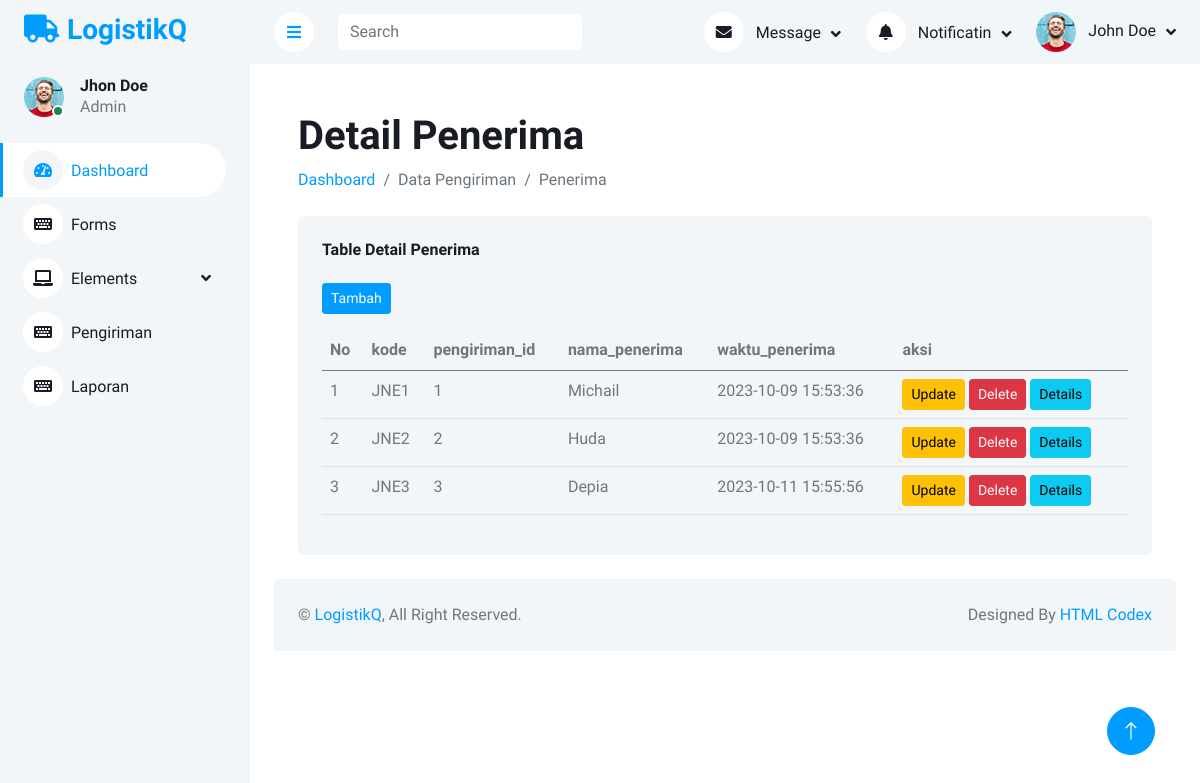
The page /LogistikQ/index.php?url=Pages/detail_penerima/dtdetail_penerima on the database as committed earlier.
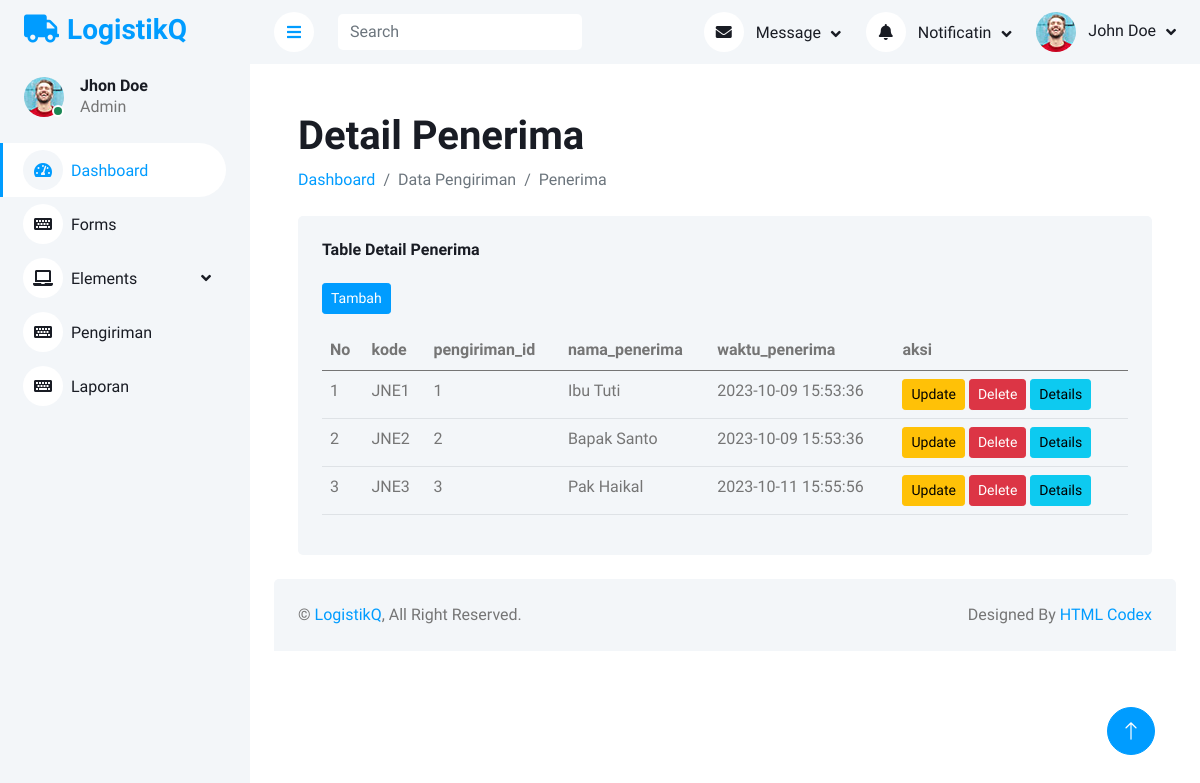
The same page on the database as committed later.
### tables this page shows
CREATE TABLE `detail_penerimaan` (
  `id` int(11) NOT NULL,
  `kode` varchar(45) NOT NULL,
  `pengiriman_id` int(11) NOT NULL,
  `nama_penerima` varchar(45) NOT NULL,
  `waktu_penerima` datetime NOT NULL
);

### LogistikQ/models/detail_penerima.php (called while the page is built, shortened)
<?php
class detail_penerimaan
{
    private $koneksi;
    public function __construct()
    {
        global $dbh;
        $this->koneksi = $dbh;
    }
    public function datadetail_penerimaan()
    {
        $sql = "SELECT * FROM detail_penerimaan";
        $ps = $this->koneksi->prepare($sql);
        $ps->execute();
        $rs = $ps->fetchALL();
        return $rs;
    }
}

### LogistikQ/Pages/detail_penerima/dtdetail_penerima.php (the view, shortened to what this page needs)
<?php
$model = new detail_penerimaan();
$data_detail_penerimaan = $model->datadetail_penerimaan();
?>
<div class="container-fluid pt-4 px-4">
    <h1 class="mt-4">Detail Penerima</h1>
    <ol class="breadcrumb mb-4">
        <li class="breadcrumb-item"><a href="index.php?url=dashboard">Dashboard</a></li>
        <li class="breadcrumb-item active">Data Pengiriman</li>
        <li class="breadcrumb-item active">Penerima</li>
    </ol>
    <div class="row g-4">
        <div class="col-12">
            <div class="bg-light rounded h-100 p-4">
                <h6 class="mb-4">Table Detail Penerima</h6>
                <a href="index.php?url=Pages/detail_penerima/detail_penerima_form">
                    <button class="btn btn-sm btn-primary mb-3">Tambah</button></a>
                <div class="table-responsive">
                    <table id="datapegawai" class="table">
                        <thead>
                            <tr>
                                <th class="text-bold" scope="col">No</th>
                                <th class="text-bold" scope="col">kode</th>
                                <th class="text-bold" scope="col">pengiriman_id</th>
                                <th class="text-bold" scope="col">nama_penerima</th>
                                <th class="text-bold" scope="col">waktu_penerima</th>
                                <th class="text-bold" scope="col">aksi</th>
                            </tr>
                        </thead>
                        <tbody>
                            <?php $id = 1; ?>
                            <?php foreach ($data_detail_penerimaan as $row): ?>
                                <tr>
                                    <td>
                                        <?= $id; ?>
                                    </td>
                                    <td>
                                        <?= $row['kode']; ?>
                                    </td>
                                    <td>
                                        <?= $row['pengiriman_id']; ?>
                                    </td>
                                    <td>
                                        <?= $row['nama_penerima']; ?>
                                    </td>
                                    <td>
                                        <?= $row['waktu_penerima']; ?>
                                    </td>
                                    <td>
                                        <form action="Pages/detail_penerima/detail_penerimacontroller.php" method="POST">
                                            <a href="index.php?url=Pages/detail_penerima/detail_penerima_form&idedit=<?= $row['id'] ?>">
                                                <button type="button" class="btn btn-warning btn-sm">Update</button>
                                            </a>
                                            <button type="submit" class="btn btn-danger btn-sm" name="proses" value="hapus"
                                            onclick="return confirm('Apakah anda yakin ingin menghapusnya?')">Delete</button>
                                            <a href="index.php?url=Pages/detail_penerima/penerimaan&id=<?= $row['id'] ?>">
                                                <button type="button" class="btn btn-info btn-sm">Details</button>
                                            </a>
                                        </form>
                                    </td>
                                </tr>
                                <?php $id++; ?>
                            <?php endforeach; ?>
                        </tbody>
                    </table>
                </div>
            </div>
        </div>
    </div>
</div>

Rows that differ between the two databases and show on the page:
changed detail_penerimaan "JNE1": nama_penerima "Michail" → "Ibu Tuti"
changed detail_penerimaan "JNE2": nama_penerima "Huda" → "Bapak Santo"
changed detail_penerimaan "JNE3": nama_penerima "Depia" → "Pak Haikal"
